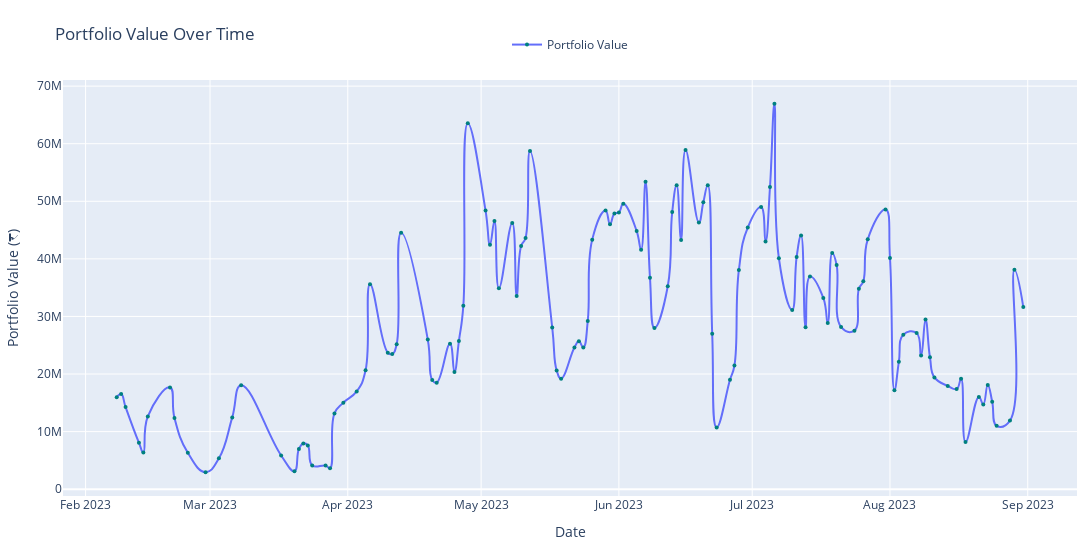

Notebook cell for this chart:
### Markdown cell above
<h2 style="color: rgb(31, 136, 217);">Final Portfolio Evaluation</h2>

### Code cell
import pandas as pd
import plotly.graph_objects as go

# Creating a copy of the filtered DataFrame to keep the original data unchanged
df = filtered_df.copy()

# Converting 'DateTime_$date' to datetime format for time-based analysis
# Stripping whitespace and handling errors to avoid invalid conversions
df['DateTime_$date'] = pd.to_datetime(df['DateTime_$date'].astype(str).str.strip(), errors='coerce')

# Removing rows where the date conversion failed (i.e., invalid dates)
df = df.dropna(subset=['DateTime_$date'])

# Calculating the total portfolio value for each date by multiplying
# 'DEFAULT_LTP' (Last Traded Price) with 'DEFAULT_LotSize' (Lot Size)
# Summing the values for all stocks in the portfolio for each date
portfolio_metrics = df.groupby('DateTime_$date', as_index=False, group_keys=False).apply(
    lambda x: pd.Series({
        'Portfolio_Value': (x['DEFAULT_LTP'].astype(float) * x['DEFAULT_LotSize'].astype(float)).sum()
    })
).reset_index()

# Handling missing or zero values in 'Portfolio_Value' by replacing them with NaN
portfolio_metrics['Portfolio_Value'] = portfolio_metrics['Portfolio_Value'].replace(0, float('nan'))

# Applying linear interpolation to fill missing values for smooth visualization
portfolio_metrics['Portfolio_Value'] = portfolio_metrics['Portfolio_Value'].interpolate(method='linear')

# Creating an interactive plot to visualize portfolio value over time
fig = go.Figure()

# Adding a line plot for portfolio value with smoothing for better visualization
fig.add_trace(go.Scatter(
    x=portfolio_metrics['DateTime_$date'],
    y=portfolio_metrics['Portfolio_Value'],
    mode='lines+markers',  # Showing both lines and markers for clarity
    name='Portfolio Value',
    line=dict(color='#636efa', shape='spline', smoothing=1.3),  # Using spline for smoothness
    marker=dict(size=4, color='teal')  # Setting marker properties
))

# Customizing the layout for better readability and aesthetics
fig.update_layout(
    title='Portfolio Value Over Time',  # Setting the title of the chart
    xaxis_title='Date',  # Label for the x-axis
    yaxis_title='Portfolio Value (₹)',  # Label for the y-axis
    showlegend=True,  # Displaying the legend
    plot_bgcolor='#e5ecf6',  # Setting a light background color
    height=550,  # Defining the height of the chart
    width=1100,  # Defining the width of the chart
    xaxis=dict(
        showgrid=True,
        gridcolor='white',
        showline=False,
        linecolor='rgb(204, 204, 204)'
    ),
    yaxis=dict(
        showgrid=True,
        gridcolor='white',
        showline=False,
        linecolor='rgb(204, 204, 204)'
    ),
    margin=dict(l=15, r=15, t=80, b=50),  # Increase top margin for legend space
    legend=dict(
        orientation='h',  # Horizontal legend
        x=0.5, y=1.12,  # Center the legend below the title
        xanchor='center',
    )
)

# Displaying the final portfolio value if data is available
if not portfolio_metrics.empty:
    final_value = portfolio_metrics.iloc[-1]['Portfolio_Value']
    final_date = portfolio_metrics.iloc[-1]['DateTime_$date'].strftime('%Y-%m-%d')
    print(f"Final Portfolio Value as of {final_date}: ₹{final_value:,.2f}")
else:
    print("No portfolio data available.")

# Displaying the plot
fig.show()

### Figure 1 — Plotly figure (JSON) as saved in the notebook; plotly's stock layout.template omitted (floating-point values rounded to 4 significant figures)
{"data": [{"line": {"color": "#636efa", "shape": "spline", "smoothing": 1.3}, "marker": {"color": "teal", "size": 4}, "mode": "lines+markers", "name": "Portfolio Value", "type": "scatter", "x": ["2023-02-08T00:00:00", "2023-02-09T00:00:00", "2023-02-10T00:00:00", "2023-02-13T00:00:00", "2023-02-14T00:00:00", "2023-02-15T00:00:00", "2023-02-20T00:00:00", "2023-02-21T00:00:00", "2023-02-24T00:00:00", "2023-02-28T00:00:00", "2023-03-03T00:00:00", "2023-03-06T00:00:00", "2023-03-08T00:00:00", "2023-03-17T00:00:00", "2023-03-20T00:00:00", "2023-03-21T00:00:00", "2023-03-22T00:00:00", "2023-03-23T00:00:00", "2023-03-24T00:00:00", "2023-03-27T00:00:00", "2023-03-28T00:00:00", "2023-03-29T00:00:00", "2023-03-31T00:00:00", "2023-04-03T00:00:00", "2023-04-05T00:00:00", "2023-04-06T00:00:00", "2023-04-10T00:00:00", "2023-04-11T00:00:00", "2023-04-12T00:00:00", "2023-04-13T00:00:00", "2023-04-19T00:00:00", "2023-04-20T00:00:00", "2023-04-21T00:00:00", "2023-04-24T00:00:00", "2023-04-25T00:00:00", "2023-04-26T00:00:00", "2023-04-27T00:00:00", "2023-04-28T00:00:00", "2023-05-02T00:00:00", "2023-05-03T00:00:00", "2023-05-04T00:00:00", "2023-05-05T00:00:00", "2023-05-08T00:00:00", "2023-05-09T00:00:00", "2023-05-10T00:00:00", "2023-05-11T00:00:00", "2023-05-12T00:00:00", "2023-05-17T00:00:00", "2023-05-18T00:00:00", "2023-05-19T00:00:00", "2023-05-22T00:00:00", "2023-05-23T00:00:00", "2023-05-24T00:00:00", "2023-05-25T00:00:00", "2023-05-26T00:00:00", "2023-05-29T00:00:00", "2023-05-30T00:00:00", "2023-05-31T00:00:00", "2023-06-01T00:00:00", "2023-06-02T00:00:00", "2023-06-05T00:00:00", "2023-06-06T00:00:00", "2023-06-07T00:00:00", "2023-06-08T00:00:00", "2023-06-09T00:00:00", "2023-06-12T00:00:00", "2023-06-13T00:00:00", "2023-06-14T00:00:00", "2023-06-15T00:00:00", "2023-06-16T00:00:00", "2023-06-19T00:00:00", "2023-06-20T00:00:00", "2023-06-21T00:00:00", "2023-06-22T00:00:00", "2023-06-23T00:00:00", "2023-06-26T00:00:00", "2023-06-27T00:00:00", "2023-06-28T00:00:00", "2023-06-30T00:00:00", "2023-07-03T00:00:00", "2023-07-04T00:00:00", "2023-07-05T00:00:00", "2023-07-06T00:00:00", "2023-07-07T00:00:00", "2023-07-10T00:00:00", "2023-07-11T00:00:00", "2023-07-12T00:00:00", "2023-07-13T00:00:00", "2023-07-14T00:00:00", "2023-07-17T00:00:00", "2023-07-18T00:00:00", "2023-07-19T00:00:00", "2023-07-20T00:00:00", "2023-07-21T00:00:00", "2023-07-24T00:00:00", "2023-07-25T00:00:00", "2023-07-26T00:00:00", "2023-07-27T00:00:00", "2023-07-31T00:00:00", "2023-08-01T00:00:00", "2023-08-02T00:00:00", "2023-08-03T00:00:00", "2023-08-04T00:00:00", "2023-08-07T00:00:00", "2023-08-08T00:00:00", "2023-08-09T00:00:00", "2023-08-10T00:00:00", "2023-08-11T00:00:00", "2023-08-14T00:00:00", "2023-08-16T00:00:00", "2023-08-17T00:00:00", "2023-08-18T00:00:00", "2023-08-21T00:00:00", "2023-08-22T00:00:00", "2023-08-23T00:00:00", "2023-08-24T00:00:00", "2023-08-25T00:00:00", "2023-08-28T00:00:00", "2023-08-29T00:00:00", "2023-08-31T00:00:00"], "y": [15970000.0, 16530000.0, 14250000.0, 8069000.0, 6354000.0, 12630000.0, 17670000.0, 12380000.0, 6315000.0, 2951000.0, 5358000.0, 12470000.0, 18050000.0, 5857000.0, 3133000.0, 6995000.0, 7946000.0, 7602000.0, 4106000.0, 4093000.0, 3643000.0, 13150000.0, 15030000.0, 16970000.0, 20650000.0, 35590000.0, 23700000.0, 23480000.0, 25180000.0, 44530000.0, 25980000.0, 18950000.0, 18480000.0, 25280000.0, 20360000.0, 25720000.0, 31870000.0, 63540000.0, 48380000.0, 42460000.0, 46590000.0, 34880000.0, 46250000.0, 33560000.0, 42240000.0, 43630000.0, 58730000.0, 28090000.0, 20630000.0, 19190000.0, 24620000.0, 25680000.0, 24610000.0, 29230000.0, 43340000.0, 48420000.0, 46030000.0, 47870000.0, 48040000.0, 49570000.0, 44830000.0, 41570000.0, 53410000.0, 36710000.0, 28010000.0, 35250000.0, 48130000.0, 52790000.0, 43280000.0, 58920000.0, 46310000.0, 49820000.0, 52770000.0, 27010000.0, 10700000.0, 18990000.0, 21480000.0, 38070000.0, 45440000.0, 49000000.0, 43020000.0, 52470000.0, 66930000.0, 40110000.0, 31130000.0, 40340000.0, 44070000.0, 28130000.0, 36940000.0, 33220000.0, 28860000.0, 41010000.0, 38940000.0, 28180000.0, 27540000.0, 34800000.0, 36120000.0, 43400000.0, 48570000.0, 40150000.0, 17180000.0, 22120000.0, 26830000.0, 27120000.0, 23200000.0, 29460000.0, 22900000.0, 19420000.0, 17940000.0, 17390000.0, 19160000.0, 8205000.0, 16030000.0, 14720000.0, 18110000.0, 15180000.0, 11000000.0, 11920000.0, 38100000.0, 31630000.0]}], "layout": {"height": 550, "legend": {"orientation": "h", "x": 0.5, "xanchor": "center", "y": 1.12}, "margin": {"b": 50, "l": 15, "r": 15, "t": 80}, "plot_bgcolor": "#e5ecf6", "showlegend": true, "title": {"text": "Portfolio Value Over Time"}, "width": 1100, "xaxis": {"gridcolor": "white", "linecolor": "rgb(204, 204, 204)", "showgrid": true, "showline": false, "title": {"text": "Date"}}, "yaxis": {"gridcolor": "white", "linecolor": "rgb(204, 204, 204)", "showgrid": true, "showline": false, "title": {"text": "Portfolio Value (₹)"}}}}
